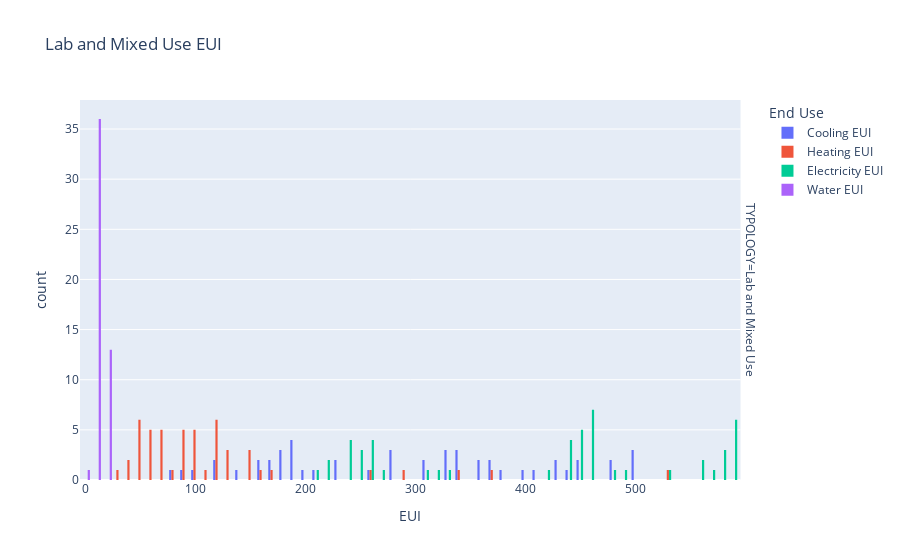
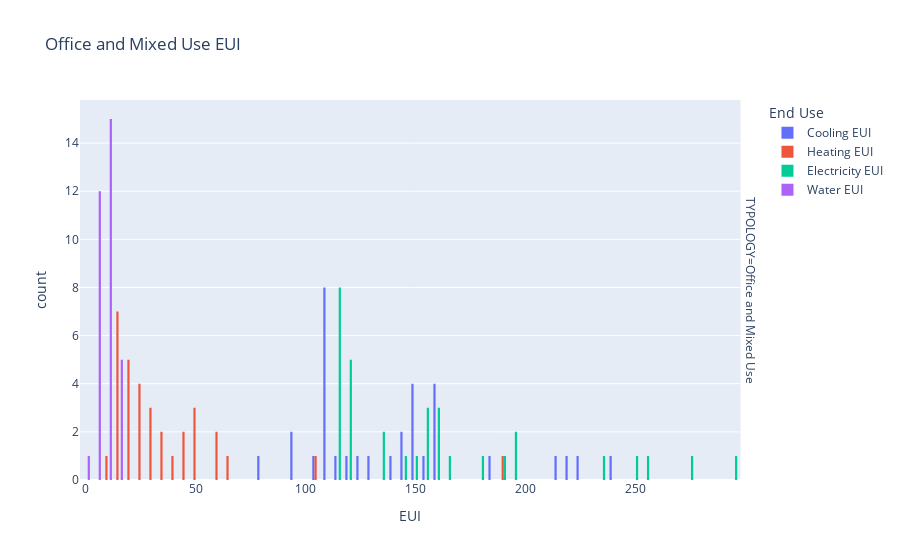
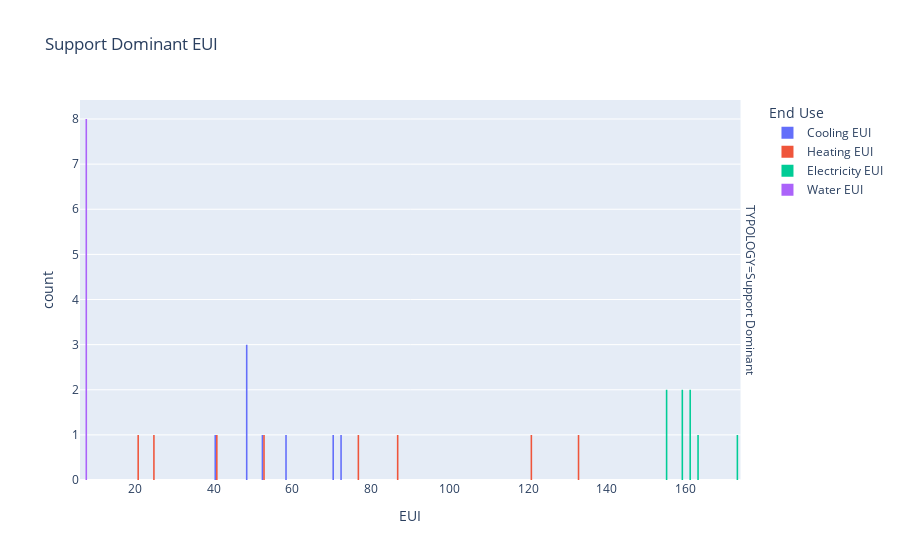
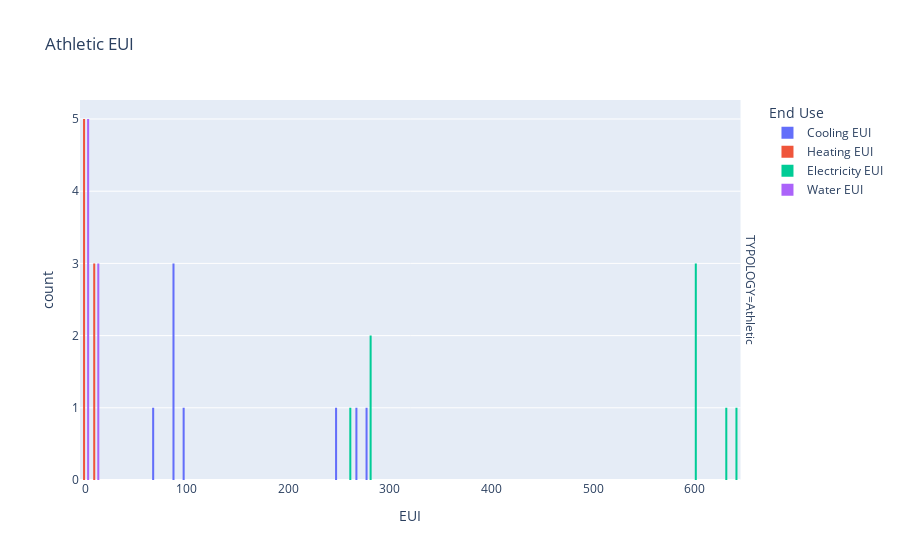

Source (notebook cell) for these figures, in order:
### Markdown cell above
# Plotting

### Code cell
actual_area = (
    s.source_df.reset_index("actual_area").groupby("building_id").first()["actual_area"]
)
actual_area
a = (
    s.scheduled_loads.xs(2025, level="epw_year")
    .T.groupby("end_use")
    .sum()
    .T.reset_index("segment", drop=True)
)
fig = px.histogram(
    a.melt(ignore_index=False, value_name="energy"),
    x="energy",
    facet_col="end_use",
    facet_col_wrap=2,
    height=400,
    log_y=True,
)
# fig.show()
factor = (a.Heating / a.Cooling).rename("heating to cooling ratio")
fig = px.histogram(factor, height=400, nbins=50)
# fig.show()
fig = px.scatter(x=a.Cooling, y=factor)
# fig.show()
df = pd.concat([a, factor, actual_area], axis=1)
df
# a_eui = a /actual_area.loc[a.index].values.reshape(-1,1)
# a_eui

k = s.source_df.xs(2025, level="epw_year")
# k = k.xs(0, level="lab_weight")
k = k.T.groupby(level=0).sum().T
# data = k.xs(0, level="lab_weight")
data = k

cool_eui = pd.Series(data.Cooling.values / data.reset_index().actual_area.values, index=data.index, name="Cooling EUI")
heat_eui = pd.Series(data.Heating.values / data.reset_index().actual_area.values, index=data.index, name="Heating EUI")
elec_eui = pd.Series(data.Electricity.values / data.reset_index().actual_area.values, index=data.index, name="Electricity EUI")
water_eui = pd.Series(data.Water.values / data.reset_index().actual_area.values, index=data.index, name="Water EUI")
df = pd.concat([cool_eui, heat_eui, elec_eui, water_eui], axis=1)
df = df.melt(ignore_index=False, value_name="EUI", var_name="End Use").reset_index()
for typology in df.TYPOLOGY.unique():
    fig = px.histogram(df[df.TYPOLOGY == typology], x="EUI", facet_row="TYPOLOGY", facet_col_wrap=2, nbins=100, color="End Use", barmode="group", title=f"{typology} EUI")
    fig.show()
print("-----------------")
cool_gross = pd.Series(data.Cooling.values / 8760 / 1000, index=data.index, name="Cooling")
heat_gross = pd.Series(data.Heating.values / 8760 / 1000, index=data.index, name="Heating")
elec_gross = pd.Series(data.Electricity.values / 8760 / 1000, index=data.index, name="Electricity")
water_gross = pd.Series(data.Water.values / 8760 / 1000, index=data.index, name="Water")
df = pd.concat([cool_gross, heat_gross, elec_gross, water_gross], axis=1)
df = df.melt(ignore_index=False, value_name="Power (avg MW)", var_name="End Use").reset_index()
for typology in df.TYPOLOGY.unique():
    fig = px.histogram(df[df.TYPOLOGY == typology], x="Power (avg MW)", facet_row="TYPOLOGY", facet_col_wrap=2, nbins=100, color="End Use", barmode="group", title=f"{typology} Gross")
    fig.show()

### Figure 1 — Plotly figure (JSON) as saved in the notebook; plotly's stock layout.template omitted (floating-point values rounded to 4 significant figures)
{"data": [{"alignmentgroup": "True", "bingroup": "x", "hovertemplate": "End Use=Cooling EUI<br>TYPOLOGY=Lab and Mixed Use<br>EUI=%{x}<br>count=%{y}<extra></extra>", "legendgroup": "Cooling EUI", "marker": {"color": "#636efa", "pattern": {"shape": ""}}, "name": "Cooling EUI", "nbinsx": 100, "offsetgroup": "Cooling EUI", "orientation": "v", "showlegend": true, "type": "histogram", "x": [446.4, 184.5, 339.3, 357.6, 336.7, 260.3, 495.4, 383.3, 445.5, 312.3, 484.4, 194.5, 363.9, 365.7, 368.3, 275.1, 305.3, 476.9, 334.1, 185.9, 278.9, 496.4, 344.5, 331.6, 412.9, 334.2, 164.1, 211.1, 495.2, 169.1, 168.0, 443.9, 184.5, 192.9, 404.6, 182.5, 118.9, 433.9, 90.1, 282.9, 103.6, 199.5, 226.5, 121.7, 191.1, 432.4, 77.89, 137.5, 163.4, 230.7], "xaxis": "x", "yaxis": "y"}, {"alignmentgroup": "True", "bingroup": "x", "hovertemplate": "End Use=Heating EUI<br>TYPOLOGY=Lab and Mixed Use<br>EUI=%{x}<br>count=%{y}<extra></extra>", "legendgroup": "Heating EUI", "marker": {"color": "#EF553B", "pattern": {"shape": ""}}, "name": "Heating EUI", "nbinsx": 100, "offsetgroup": "Heating EUI", "orientation": "v", "showlegend": true, "type": "histogram", "x": [57.39, 122.4, 89.18, 74.72, 112.3, 148.4, 43.39, 62.68, 68.38, 90.33, 50.91, 71.58, 86.16, 63.08, 67.7, 132.9, 115.5, 54.12, 116.0, 104.3, 121.0, 47.37, 49.44, 98.45, 57.27, 90.58, 164.9, 77.63, 34.24, 132.4, 91.87, 55.83, 98.7, 103.1, 47.71, 122.7, 287.5, 47.93, 374.3, 116.2, 526.9, 173.2, 128.6, 264.2, 97.81, 67.59, 341.9, 150.4, 151.2, 41.41], "xaxis": "x", "yaxis": "y"}, {"alignmentgroup": "True", "bingroup": "x", "hovertemplate": "End Use=Electricity EUI<br>TYPOLOGY=Lab and Mixed Use<br>EUI=%{x}<br>count=%{y}<extra></extra>", "legendgroup": "Electricity EUI", "marker": {"color": "#00cc96", "pattern": {"shape": ""}}, "name": "Electricity EUI", "nbinsx": 100, "offsetgroup": "Electricity EUI", "orientation": "v", "showlegend": true, "type": "histogram", "x": [567.3, 256.2, 463.2, 456.4, 585.6, 456.2, 581.9, 463.0, 594.5, 581.8, 590.3, 220.0, 476.4, 444.9, 453.2, 451.5, 458.9, 590.1, 587.0, 249.2, 436.5, 592.1, 416.3, 460.3, 534.5, 450.4, 271.8, 238.0, 558.4, 253.6, 212.9, 561.0, 235.9, 244.7, 463.9, 249.6, 309.4, 492.1, 331.6, 443.6, 324.1, 454.8, 439.9, 451.7, 235.4, 577.8, 260.6, 263.6, 255.9, 217.9], "xaxis": "x", "yaxis": "y"}, {"alignmentgroup": "True", "bingroup": "x", "hovertemplate": "End Use=Water EUI<br>TYPOLOGY=Lab and Mixed Use<br>EUI=%{x}<br>count=%{y}<extra></extra>", "legendgroup": "Water EUI", "marker": {"color": "#ab63fa", "pattern": {"shape": ""}}, "name": "Water EUI", "nbinsx": 100, "offsetgroup": "Water EUI", "orientation": "v", "showlegend": true, "type": "histogram", "x": [14.28, 13.55, 13.51, 12.06, 16.92, 15.55, 14.03, 11.84, 15.44, 16.59, 14.39, 10.3, 13.06, 11.61, 11.91, 14.86, 14.3, 14.73, 16.99, 12.85, 13.79, 14.4, 9.962, 13.37, 13.51, 12.84, 15.06, 11.43, 13.2, 13.66, 9.989, 14.01, 12.06, 12.45, 11.15, 12.96, 18.88, 11.74, 21.1, 14.29, 0, 17.45, 15.24, 20.04, 11.74, 15.02, 16.72, 14.71, 13.91, 9.802], "xaxis": "x", "yaxis": "y"}], "layout": {"annotations": [{"font": {}, "showarrow": false, "text": "TYPOLOGY=Lab and Mixed Use", "textangle": 90, "x": 0.98, "xanchor": "left", "xref": "paper", "y": 0.5, "yanchor": "middle", "yref": "paper"}], "barmode": "group", "legend": {"title": {"text": "End Use"}, "tracegroupgap": 0}, "title": {"text": "Lab and Mixed Use EUI"}, "xaxis": {"anchor": "y", "domain": [0, 0.98], "title": {"text": "EUI"}}, "yaxis": {"anchor": "x", "domain": [0, 1], "title": {"text": "count"}}}}

### Figure 2 — Plotly figure (JSON) as saved in the notebook; plotly's stock layout.template omitted (floating-point values rounded to 4 significant figures)
{"data": [{"alignmentgroup": "True", "bingroup": "x", "hovertemplate": "End Use=Cooling EUI<br>TYPOLOGY=Office and Mixed Use<br>EUI=%{x}<br>count=%{y}<extra></extra>", "legendgroup": "Cooling EUI", "marker": {"color": "#636efa", "pattern": {"shape": ""}}, "name": "Cooling EUI", "nbinsx": 100, "offsetgroup": "Cooling EUI", "orientation": "v", "showlegend": true, "type": "histogram", "x": [226.3, 216.1, 183.7, 221.8, 108.0, 121.6, 240.4, 145.6, 151.7, 150.4, 103.6, 111.5, 156.0, 111.2, 160.7, 160.3, 112.4, 110.1, 151.9, 117.2, 123.2, 80.48, 127.7, 149.0, 142.4, 147.0, 159.9, 109.2, 95.28, 158.9, 110.1, 94.54, 107.9], "xaxis": "x", "yaxis": "y"}, {"alignmentgroup": "True", "bingroup": "x", "hovertemplate": "End Use=Heating EUI<br>TYPOLOGY=Office and Mixed Use<br>EUI=%{x}<br>count=%{y}<extra></extra>", "legendgroup": "Heating EUI", "marker": {"color": "#EF553B", "pattern": {"shape": ""}}, "name": "Heating EUI", "nbinsx": 100, "offsetgroup": "Heating EUI", "orientation": "v", "showlegend": true, "type": "histogram", "x": [38.53, 58.91, 29.47, 49.87, 32.16, 34.86, 27.54, 49.31, 52.36, 43.76, 15.82, 15.33, 27.04, 16.23, 23.15, 22.4, 20.78, 12.93, 61.52, 15.69, 20.61, 45.08, 106.8, 34.79, 63.06, 20.33, 19.07, 13.86, 25.43, 26.69, 10.09, 187.9, 16.8], "xaxis": "x", "yaxis": "y"}, {"alignmentgroup": "True", "bingroup": "x", "hovertemplate": "End Use=Electricity EUI<br>TYPOLOGY=Office and Mixed Use<br>EUI=%{x}<br>count=%{y}<extra></extra>", "legendgroup": "Electricity EUI", "marker": {"color": "#00cc96", "pattern": {"shape": ""}}, "name": "Electricity EUI", "nbinsx": 100, "offsetgroup": "Electricity EUI", "orientation": "v", "showlegend": true, "type": "histogram", "x": [274.8, 251.7, 197.1, 296.3, 136.6, 133.6, 254.6, 159.2, 189.5, 178.3, 114.0, 114.9, 159.6, 118.7, 157.5, 156.6, 122.1, 118.6, 192.6, 115.7, 119.8, 117.4, 117.4, 156.9, 149.5, 143.6, 163.2, 117.4, 113.2, 157.4, 117.5, 234.9, 115.9], "xaxis": "x", "yaxis": "y"}, {"alignmentgroup": "True", "bingroup": "x", "hovertemplate": "End Use=Water EUI<br>TYPOLOGY=Office and Mixed Use<br>EUI=%{x}<br>count=%{y}<extra></extra>", "legendgroup": "Water EUI", "marker": {"color": "#ab63fa", "pattern": {"shape": ""}}, "name": "Water EUI", "nbinsx": 100, "offsetgroup": "Water EUI", "orientation": "v", "showlegend": true, "type": "histogram", "x": [13.11, 12.56, 12.18, 13.72, 7.841, 7.589, 12.71, 9.847, 11.15, 10.71, 6.345, 6.428, 10.04, 6.606, 10.06, 10.0, 6.795, 6.599, 11.35, 6.436, 6.664, 6.533, 0, 10.02, 9.549, 9.168, 10.26, 6.533, 6.297, 10.05, 6.539, 14.65, 6.447], "xaxis": "x", "yaxis": "y"}], "layout": {"annotations": [{"font": {}, "showarrow": false, "text": "TYPOLOGY=Office and Mixed Use", "textangle": 90, "x": 0.98, "xanchor": "left", "xref": "paper", "y": 0.5, "yanchor": "middle", "yref": "paper"}], "barmode": "group", "legend": {"title": {"text": "End Use"}, "tracegroupgap": 0}, "title": {"text": "Office and Mixed Use EUI"}, "xaxis": {"anchor": "y", "domain": [0, 0.98], "title": {"text": "EUI"}}, "yaxis": {"anchor": "x", "domain": [0, 1], "title": {"text": "count"}}}}

### Figure 3 — Plotly figure (JSON) as saved in the notebook; plotly's stock layout.template omitted (floating-point values rounded to 4 significant figures)
{"data": [{"alignmentgroup": "True", "bingroup": "x", "hovertemplate": "End Use=Cooling EUI<br>TYPOLOGY=Support Dominant<br>EUI=%{x}<br>count=%{y}<extra></extra>", "legendgroup": "Cooling EUI", "marker": {"color": "#636efa", "pattern": {"shape": ""}}, "name": "Cooling EUI", "nbinsx": 100, "offsetgroup": "Cooling EUI", "orientation": "v", "showlegend": true, "type": "histogram", "x": [48.55, 52.83, 73.97, 49.18, 49.1, 58.63, 70.61, 41.55], "xaxis": "x", "yaxis": "y"}, {"alignmentgroup": "True", "bingroup": "x", "hovertemplate": "End Use=Heating EUI<br>TYPOLOGY=Support Dominant<br>EUI=%{x}<br>count=%{y}<extra></extra>", "legendgroup": "Heating EUI", "marker": {"color": "#EF553B", "pattern": {"shape": ""}}, "name": "Heating EUI", "nbinsx": 100, "offsetgroup": "Heating EUI", "orientation": "v", "showlegend": true, "type": "histogram", "x": [25.41, 52.87, 132.2, 77.77, 41.34, 86.38, 121.7, 20.94], "xaxis": "x", "yaxis": "y"}, {"alignmentgroup": "True", "bingroup": "x", "hovertemplate": "End Use=Electricity EUI<br>TYPOLOGY=Support Dominant<br>EUI=%{x}<br>count=%{y}<extra></extra>", "legendgroup": "Electricity EUI", "marker": {"color": "#00cc96", "pattern": {"shape": ""}}, "name": "Electricity EUI", "nbinsx": 100, "offsetgroup": "Electricity EUI", "orientation": "v", "showlegend": true, "type": "histogram", "x": [160.1, 161.4, 172.3, 154.5, 159.9, 159.9, 163.1, 155.6], "xaxis": "x", "yaxis": "y"}, {"alignmentgroup": "True", "bingroup": "x", "hovertemplate": "End Use=Water EUI<br>TYPOLOGY=Support Dominant<br>EUI=%{x}<br>count=%{y}<extra></extra>", "legendgroup": "Water EUI", "marker": {"color": "#ab63fa", "pattern": {"shape": ""}}, "name": "Water EUI", "nbinsx": 100, "offsetgroup": "Water EUI", "orientation": "v", "showlegend": true, "type": "histogram", "x": [7.549, 7.61, 7.538, 7.283, 7.538, 7.538, 7.69, 7.338], "xaxis": "x", "yaxis": "y"}], "layout": {"annotations": [{"font": {}, "showarrow": false, "text": "TYPOLOGY=Support Dominant", "textangle": 90, "x": 0.98, "xanchor": "left", "xref": "paper", "y": 0.5, "yanchor": "middle", "yref": "paper"}], "barmode": "group", "legend": {"title": {"text": "End Use"}, "tracegroupgap": 0}, "title": {"text": "Support Dominant EUI"}, "xaxis": {"anchor": "y", "domain": [0, 0.98], "title": {"text": "EUI"}}, "yaxis": {"anchor": "x", "domain": [0, 1], "title": {"text": "count"}}}}

### Figure 4 — Plotly figure (JSON) as saved in the notebook; plotly's stock layout.template omitted (floating-point values rounded to 4 significant figures)
{"data": [{"alignmentgroup": "True", "bingroup": "x", "hovertemplate": "End Use=Cooling EUI<br>TYPOLOGY=Athletic<br>EUI=%{x}<br>count=%{y}<extra></extra>", "legendgroup": "Cooling EUI", "marker": {"color": "#636efa", "pattern": {"shape": ""}}, "name": "Cooling EUI", "nbinsx": 100, "offsetgroup": "Cooling EUI", "orientation": "v", "showlegend": true, "type": "histogram", "x": [97.68, 85.83, 89.31, 86.84, 69.74, 270.6, 279.6, 253.7], "xaxis": "x", "yaxis": "y"}, {"alignmentgroup": "True", "bingroup": "x", "hovertemplate": "End Use=Heating EUI<br>TYPOLOGY=Athletic<br>EUI=%{x}<br>count=%{y}<extra></extra>", "legendgroup": "Heating EUI", "marker": {"color": "#EF553B", "pattern": {"shape": ""}}, "name": "Heating EUI", "nbinsx": 100, "offsetgroup": "Heating EUI", "orientation": "v", "showlegend": true, "type": "histogram", "x": [2.975, 0.9979, 0.02482, 0.0377, 0.08718, 8.228, 7.012, 14.73], "xaxis": "x", "yaxis": "y"}, {"alignmentgroup": "True", "bingroup": "x", "hovertemplate": "End Use=Electricity EUI<br>TYPOLOGY=Athletic<br>EUI=%{x}<br>count=%{y}<extra></extra>", "legendgroup": "Electricity EUI", "marker": {"color": "#00cc96", "pattern": {"shape": ""}}, "name": "Electricity EUI", "nbinsx": 100, "offsetgroup": "Electricity EUI", "orientation": "v", "showlegend": true, "type": "histogram", "x": [641.5, 599.5, 634.8, 598.2, 598.7, 282.5, 277.7, 262.8], "xaxis": "x", "yaxis": "y"}, {"alignmentgroup": "True", "bingroup": "x", "hovertemplate": "End Use=Water EUI<br>TYPOLOGY=Athletic<br>EUI=%{x}<br>count=%{y}<extra></extra>", "legendgroup": "Water EUI", "marker": {"color": "#ab63fa", "pattern": {"shape": ""}}, "name": "Water EUI", "nbinsx": 100, "offsetgroup": "Water EUI", "orientation": "v", "showlegend": true, "type": "histogram", "x": [1.314, 1.228, 1.349, 1.271, 1.272, 6.831, 6.715, 6.354], "xaxis": "x", "yaxis": "y"}], "layout": {"annotations": [{"font": {}, "showarrow": false, "text": "TYPOLOGY=Athletic", "textangle": 90, "x": 0.98, "xanchor": "left", "xref": "paper", "y": 0.5, "yanchor": "middle", "yref": "paper"}], "barmode": "group", "legend": {"title": {"text": "End Use"}, "tracegroupgap": 0}, "title": {"text": "Athletic EUI"}, "xaxis": {"anchor": "y", "domain": [0, 0.98], "title": {"text": "EUI"}}, "yaxis": {"anchor": "x", "domain": [0, 1], "title": {"text": "count"}}}}
